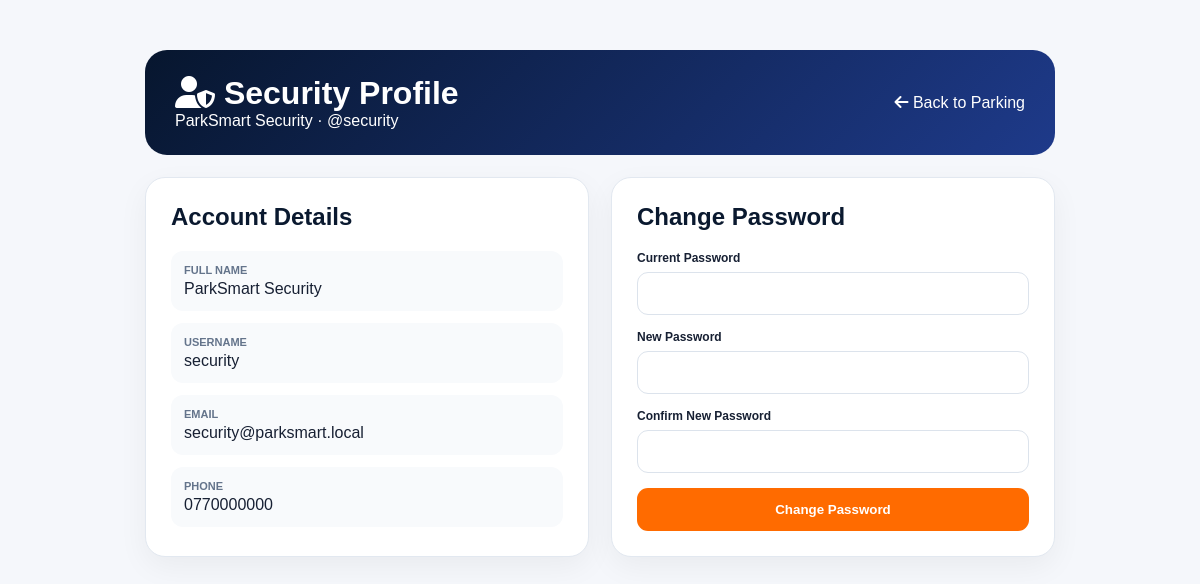
The app's page /security_profile.php (signed in) with its own data.
### tables this page shows
CREATE TABLE IF NOT EXISTS `security_users` (
  `id` int(11) NOT NULL AUTO_INCREMENT,
  `full_name` varchar(100) NOT NULL,
  `username` varchar(50) NOT NULL,
  `email` varchar(120) NOT NULL,
  `phone` varchar(25) DEFAULT NULL,
  `password` varchar(255) NOT NULL,
  `security_question` varchar(255) NOT NULL,
  `security_answer` varchar(255) NOT NULL,
  `status` enum('ACTIVE','INACTIVE') NOT NULL DEFAULT 'ACTIVE',
  `created_at` timestamp NOT NULL DEFAULT current_timestamp(),
  `updated_at` timestamp NOT NULL DEFAULT current_timestamp() ON UPDATE current_timestamp(),
  PRIMARY KEY (`id`),
  UNIQUE KEY `uq_security_username` (`username`),
  UNIQUE KEY `uq_security_email` (`email`)
);

### config/auth.php (called while the page is built, shortened)
<?php
function security_user_id(): int {
    return (int)($_SESSION['security_id'] ?? 0);
}

### security_profile.php (the view, shortened to what this page needs)
<?php
session_start(); require_once 'config/db.php'; require_once 'config/auth.php'; require_security_login();
$id=security_user_id();
$stmt=$conn->prepare("SELECT full_name,username,email,phone FROM security_users WHERE id=?");$stmt->bind_param("i",$id);$stmt->execute();$me=$stmt->get_result()->fetch_assoc();$stmt->close();
?>
<!doctype html><html><head><link rel="stylesheet" href="https://cdnjs.cloudflare.com/ajax/libs/font-awesome/6.5.0/css/all.min.css"><?php include __DIR__ . "/includes/pwa.php"; ?></head><body><div class="wrap"><div class="top"><div><h1><i class="fa-solid fa-user-shield"></i> Security Profile</h1><div><?=htmlspecialchars($me['full_name'])?> · @<?=htmlspecialchars($me['username'])?></div></div><a href="index.php"><i class="fa-solid fa-arrow-left"></i> Back to Parking</a></div><div class="grid"><div class="card"><h2>Account Details</h2><div class="info"><div><b>Full Name</b><?=htmlspecialchars($me['full_name'])?></div><div><b>Username</b><?=htmlspecialchars($me['username'])?></div><div><b>Email</b><?=htmlspecialchars($me['email'])?></div><div><b>Phone</b><?=htmlspecialchars($me['phone']?:'Not provided')?></div></div></div><div class="card"><h2>Change Password</h2><?php if($success):?><div class="alert ok"><?=htmlspecialchars($success)?></div><?php endif;?><?php if($error):?><div class="alert err"><?=htmlspecialchars($error)?></div><?php endif;?><form method="post"><div class="group"><label>Current Password</label><input type="password" name="current_password" required></div><div class="group"><label>New Password</label><input type="password" name="new_password" minlength="8" required></div><div class="group"><label>Confirm New Password</label><input type="password" name="confirm_password" minlength="8" required></div><button class="btn">Change Password</button></form></div></div></div></body></html>

### security_profile.php (style rules this page uses)
* { box-sizing:border-box }
body { margin:0;background:#f5f7fb;font-family:Arial,sans-serif;color:#172033 }
.wrap { max-width:950px;margin:50px auto;padding:0 20px }
.top { background:linear-gradient(135deg,#07162e,#1e3a8a);color:#fff;border-radius:22px;padding:25px 30px;display:flex;justify-content:space-between;align-items:center;gap:15px }
.top h1 { margin:0 }
.top a { color:#fff;text-decoration:none }
.grid { display:grid;grid-template-columns:1fr 1fr;gap:22px;margin-top:22px }
.card { background:#fff;border:1px solid #e2e8f0;border-radius:20px;padding:25px;box-shadow:0 10px 30px rgba(0,0,0,.05) }
.card h2 { margin-top:0;color:#0a192f }
.info { display:grid;gap:12px }
.info div { padding:13px;background:#f8fafc;border-radius:12px }
.info b { display:block;font-size:11px;color:#64748b;text-transform:uppercase;margin-bottom:4px }
.group { margin-bottom:15px }
.group label { display:block;font-size:12px;font-weight:800;margin-bottom:7px }
.group input { width:100%;padding:13px;border:1px solid #dce3ec;border-radius:11px }
.btn { width:100%;padding:14px;border:0;border-radius:11px;background:#ff6b00;color:#fff;font-weight:800 }

### records on screen
security_users: full_name "ParkSmart Security", username "security", email "security@parksmart.local", phone "0770000000"
